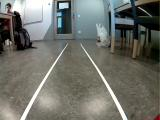
#> input picture src.png, 160 x 120 px
$ python -i car.py   (imports and definitions only)
#> lines starting #> are read from the running program, lines starting #| are printed output that depends on the picture; after the words box and inside, x2 and y2 are one past the last pixel; in counts of white or black regions, pixels touching at a corner belong together
#> further down, picture is the input picture: shape (120, 160, 3); mean B, G, R 104.9, 112, 110.5
from numpy.lib import angle
import websocket
import cv2
import numpy as np
import sys
import matplotlib.pyplot as plt

host = "192.168.245.23"
port = 8887
deadband = np.pi/10
lower_bound = 0.4
max_throttle = 0.2
trim = -0.4

socket_address = f"ws://{host}:{port}/wsDrive"
video_address = f"http://{host}:{port}/video"

# [44 lines left out: function middle_alg, not called in this run]


def vector_alg(frame):
    lines = get_hough_lines(frame, 90, True)
    vectors = get_vectors(lines)
    angle = trim
    throttle = max_throttle
    if len(vectors) != 0:

        #plt.quiver(*origin, vectors[:,0], vectors[:,1], color=['r','b','g'], scale=1)
        dir = np.sum(vectors, 0)
        theta = np.arctan2(dir[1],dir[0])
        if abs(np.pi/2-theta) > deadband:
            angle = 1 - (1-lower_bound) * abs(np.cos(theta))
            angle *= np.sign(np.pi/2-theta)
            angle += trim
        else:
            angle = trim

        #throttle = max_throttle#*np.sin(theta)
    return [angle, throttle]

def get_vectors(lines):
    vectors = []
    for line in lines:
        for x1,y1,x2,y2 in line:
            if y1 > y2:
                vectors.append([x2-x1, y1-y2])
            else:
                vectors.append([x1-x2, y2-y1])
    return np.array(vectors)


def get_hough_lines(frame, fov, draw):
#> called with fov = 90, draw = True
    frame = frame[fov:120,:,:]#frame[40:120,:,:]
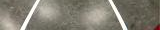
#> frame: shape (30, 160, 3); mean of channels 0, 1, 2 115.1, 127.1, 131.2; drawn as B, G, R
    gray = cv2.cvtColor(frame,cv2.COLOR_BGR2GRAY)

    kernel_size = 5
    blur_gray = cv2.GaussianBlur(gray,(kernel_size, kernel_size),0)
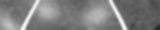
#> blur_gray: shape (30, 160); min 39, max 247, mean 126.9
    low_threshold = 190
    high_threshold = 200
    edges = cv2.Canny(blur_gray, low_threshold, high_threshold)
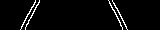
#> edges: shape (30, 160); 3.6% white in thin lines or dots, all inside (x1, y1, x2, y2) = (20, 0, 128, 30)
    rho = 1  # distance resolution in pixels of the Hough grid
    theta = np.pi / 180  # angular resolution in radians of the Hough grid
    threshold = 20  # minimum number of votes (intersections in Hough grid cell)
    min_line_length = 10  # minimum number of pixels making up a line
    max_line_gap = 10  # maximum gap in pixels between connectable line segments
    line_image = np.copy(frame) * 0  # creating a blank to draw lines on
#> line_image: shape (30, 160, 3); every value is 0

    # Run Hough on edge detected image
    # Output "lines" is an array containing endpoints of detected line segments
    lines = cv2.HoughLinesP(edges, rho, theta, threshold, np.array([]),
                        min_line_length, max_line_gap)
#> lines = [[112, 0, 127, 29], [25, 28, 39, 1], [109, 3, 122, 28], [22, 24, 35, 0]]

    if type(lines) is np.ndarray:
        #print(lines)
        if draw:
            for line in lines:
                for x1,y1,x2,y2 in line:
                        cv2.line(line_image,(x1,y1),(x2,y2),(0,0,255),1)
                        cv2.circle(line_image, (x1,y1), radius=2, color=(255, 0, 0), thickness=2)
                        cv2.circle(line_image, (x2,y2), radius=2, color=(255, 0, 0), thickness=2)
#> this loop made 4 passes
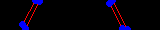
#> line_image: shape (30, 160, 3); mean of channels 0, 1, 2 10.5, 0, 4.5; drawn as B, G, R

            lines_edges = cv2.addWeighted(frame, 0.8, line_image, 1, 0)
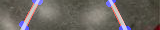
#> lines_edges: shape (30, 160, 3); mean of channels 0, 1, 2 97.1, 101.7, 107.2; drawn as B, G, R
            cv2.imshow('video', lines_edges)
        return lines
    return np.array([])

def on_message(ws, message):
    print(message)


# [7 lines left out: function on_error, not called in this run]

def on_close(ws, close_status_code, close_msg):
    print("### closed ###")


# [30 lines left out: function on_open, not called in this run]


# [9 lines not run here, left out]

>>> import cv2
>>> picture = cv2.imread('src.png')
>>> result = vector_alg(picture)
#> the loop in get_vectors, `for line in lines:` made 4 passes
#> after the loop in get_vectors, `for line in lines:`: vectors = [[-15, 29], [14, 27], [-13, 25], [13, 24]]
#> in vector_alg, `dir = np.sum(vectors, 0)`: dir = [-1, 105]
#> in vector_alg, `theta = np.arctan2(dir[1],dir[0])`: theta = 1.58
#> result = [-0.4, 0.2]
